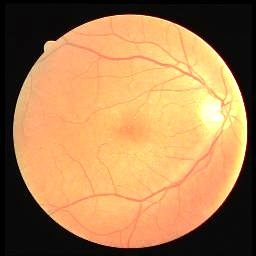
#> input picture img_cvt_gamma/10.jpg, 256 x 256 px, given in place of 1.jpg, which was not available
$ jupyter execute --allow-errors rgb2gray.ipynb
#> lines starting #> are read from the running program, lines starting #| are printed output that depends on the picture
#> further down, img is the input picture: shape (256, 256, 3); mean B, G, R 81.3, 127, 169.7
#> `img_gray = img[:,:,2]*0.299+img[:,:,1]*0.587+img[:,:,0]*0.114`:
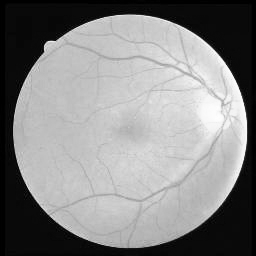
#> img_gray: shape (256, 256) float64; min 0, max 254.5, mean 134.5
#> pass 2 of the loop `for i in range(1, 321):`:
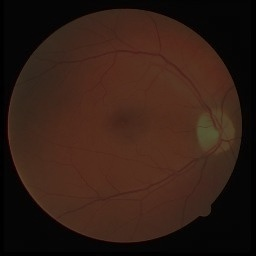
#> input picture img_cvt_gamma/104.jpg, 256 x 256 px, given in place of 2.jpg, which was not available
#> img is the input picture: shape (256, 256, 3); mean B, G, R 21.1, 29.9, 50.6
#> `img = np.array(img ,dtype='double')`:
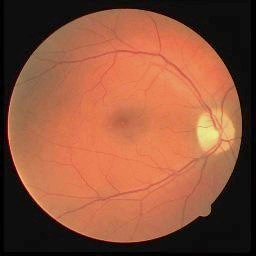
#> img: shape (256, 256, 3) float64; mean B, G, R 21.1, 29.9, 50.6; drawn with min black and max white
#> `img_gray = np.array(img_gray,dtype='uint8')`:
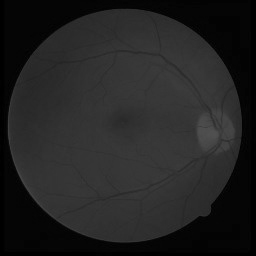
#> img_gray: shape (256, 256); min 0, max 81, mean 34.6
[cell 1]
import cv2
import numpy as np

#> (a cell that did not finish here is left out)
